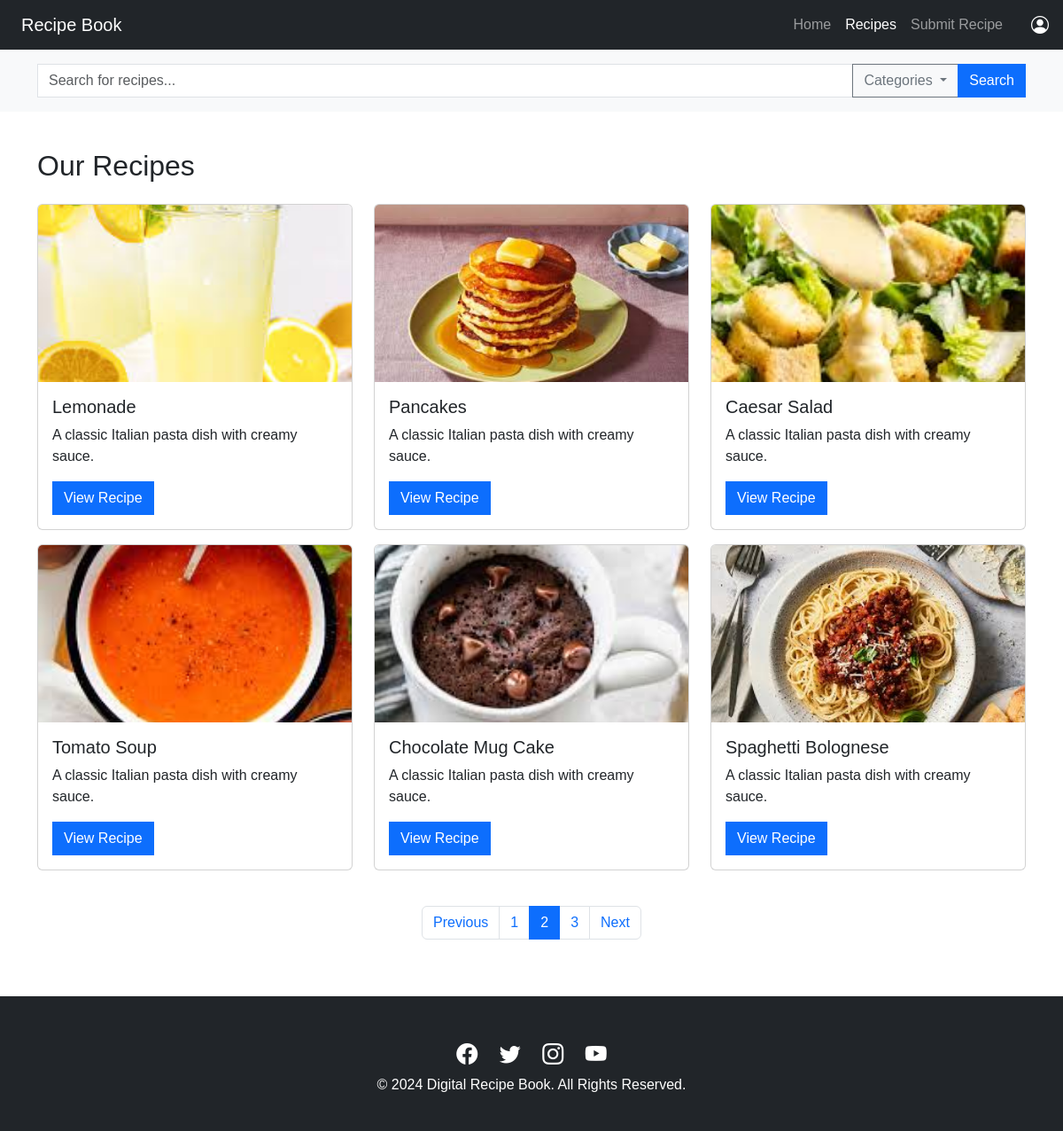
Screenshot of /recipies.php?page=2 with the database file from the repository.
### tables this page shows
CREATE TABLE `recipe` (
  `recipeId` int NOT NULL AUTO_INCREMENT,
  `recipeName` varchar(100) NOT NULL,
  `user_username` varchar(45) NOT NULL,
  `status` varchar(45) NOT NULL,
  PRIMARY KEY (`recipeId`),
  KEY `fk_recipe_user1_idx` (`user_username`),
  CONSTRAINT `fk_recipe_user1` FOREIGN KEY (`user_username`) REFERENCES `user` (`username`)
);

### connection.php (called while the page is built, shortened)
<?php
class Database{
    public static $connection;
    public static function setUpConnection(){
        if (!isset(Database::$connection)) {
            Database::$connection = new mysqli("localhost", "root", "1234", "recipebook", "3306");
        }
    }
    public static function search($q){
        $resultset = Database::$connection->query($q);
        return $resultset;
    }
}
?>

### recipies.php (the view, shortened to what this page needs)
<!DOCTYPE html>
<html lang="en">
<head>
    <link rel="stylesheet" href="https://cdn.jsdelivr.net/npm/bootstrap@5.3.0/dist/css/bootstrap.min.css">
    <link href="https://cdn.jsdelivr.net/npm/bootstrap-icons/font/bootstrap-icons.css" rel="stylesheet">
</head>
<body>
    <div class="col-12 m-0" style="position: fixed; top: 0; left: 0; width: 100%; z-index: 9999;">
        <?php include 'header.php'; ?>
    </div>
    <?php
    if (isset($_GET["page"])) {
        $pageno = $_GET["page"];
    } else {
        $pageno = 1;
    }
    $showText = "Our Recipes";
    $query = "SELECT recipe.recipeId, recipe.recipeName, MAX(recipepic.recipePicture) AS recipePicture FROM recipe INNER JOIN recipepic ON recipepic.recipe_recipeId = recipe.recipeId";
    $query .= " GROUP BY recipe.recipeId, recipe.recipeName";
    ?>
    <section id="recipes" class="py-5">
        <div class="container hero">
            <h2 class="mb-4"><?php echo $showText; ?></h2>
            <div class="row">
                <?php
                $recipe_rs = Database::search($query . " ORDER BY recipe.recipeId DESC LIMIT 7 OFFSET " . ($pageno - 1) * 6 . "");
                $recipe_num = $recipe_rs->num_rows;
                if ($recipe_num == 7) {
                    $have_more_pages = 1;
                    $recipe_num = 6;
                } else {
                    $have_more_pages = 0;
                }
                for ($x = 0; $x < $recipe_num; $x++) {
                    $recipe_data = $recipe_rs->fetch_assoc();
                ?>
                    <div class="col-md-4 mb-3">
                        <div class="card recipe-card">
                            <?php
                            if ($recipe_data["recipePicture"] == "") {
                            ?>
                                <img src="resource/recipeImg/image5.jpg" class="card-img-top" alt="Recipe">
                            <?php
                            } else {
                            ?>
                                <img src="<?php echo $recipe_data["recipePicture"] ?>" class="card-img-top" alt="Recipe">
                            <?php
                            }
                            ?>
                            <div class="card-body">
                                <h5 class="card-title"><?php echo $recipe_data["recipeName"] ?></h5>
                                <p class="card-text">A classic Italian pasta dish with creamy sauce.</p>
                                <a href='<?php echo "singleRecipe.php?id=" . $recipe_data["recipeId"]; ?>' class="btn btn-primary">View Recipe</a>
                            </div>
                        </div>
                    </div>
                <?php
                }
                ?>
            </div>
            <nav class="mt-4">
                <ul class="pagination justify-content-center">
                    <?php
                    if ($pageno == 1 && $have_more_pages == 1) {
                    ?>
                        <li class="page-item disabled">
                            <a class="page-link" href="#" tabindex="-1" aria-disabled="true">Previous</a>
                        </li>
                        <li class="page-item active" aria-current="page">
                            <a class="page-link" href="#">1</a>
                        </li>
                        <li class="page-item"><a class="page-link" href="#">2</a></li>
                        <li class="page-item">
                            <?php
                            if (isset($_GET["category"]) && !isset($_GET["search"])) {
                            ?>
                                <a class="page-link" href="recipies.php?page=<?php echo $pageno + 1; ?>&category=<?php echo $category; ?>">Next</a>
                            <?php
                            }
                            if (!isset($_GET["category"]) && isset($_GET["search"])) {
                            ?>
                                <a class="page-link" href="recipies.php?page=<?php echo $pageno + 1; ?>&search=<?php echo $search; ?>">Next</a>
                            <?php
                            }
                            if (isset($_GET["category"]) && isset($_GET["search"])) {
                            ?>
                                <a class="page-link" href="recipies.php?page=<?php echo $pageno + 1; ?>&category=<?php echo $category; ?>&search=<?php echo $search; ?>">Next</a>
                            <?php
                            }
                            if (!isset($_GET["category"]) && !isset($_GET["search"])) {
                            ?>
                                <a class="page-link" href="recipies.php?page=<?php echo $pageno + 1; ?>">Next</a>
                            <?php
                            }
                            ?>
                        </li>
                    <?php
                    } else if ($pageno != 1 && $have_more_pages == 1) {
                    ?>
                        <li class="page-item">
                            <?php
                            if (!isset($_GET["category"]) && !isset($_GET["search"])) {
                            ?>
                                <a class="page-link" href="recipies.php?page=<?php echo $pageno - 1; ?>">Previous</a>
                            <?php
                            }
                            ?>
                        </li>
                        <li class="page-item" aria-current="page">
                            <a class="page-link" href="#"><?php echo $pageno - 1 ?></a>
                        </li>
                        <li class="page-item active"><a class="page-link" href="#"><?php echo $pageno ?></a></li>
                        <li class="page-item"><a class="page-link" href="#"><?php echo $pageno + 1 ?></a></li>
                        <li class="page-item">
                            <?php
                            if (!isset($_GET["category"]) && !isset($_GET["search"])) {
                            ?>
                                <a class="page-link" href="recipies.php?page=<?php echo $pageno + 1; ?>">Next</a>
                            <?php
                            }
                            ?>
                        </li>
                    <?php
                    } else if ($pageno != 1 && $have_more_pages == 0) {
                    ?>
                        <li class="page-item">
                            <?php
                            if (isset($_GET["category"]) && !isset($_GET["search"])) {
                            ?>
                                <a class="page-link" href="recipies.php?page=<?php echo $pageno - 1; ?>&category=<?php echo $category; ?>">Previous</a>
                            <?php
                            }
                            if (!isset($_GET["category"]) && isset($_GET["search"])) {
                            ?>
                                <a class="page-link" href="recipies.php?page=<?php echo $pageno - 1; ?>&search=<?php echo $search; ?>">Previous</a>
                            <?php
                            }
                            if (isset($_GET["category"]) && isset($_GET["search"])) {
                            ?>
                                <a class="page-link" href="recipies.php?page=<?php echo $pageno - 1; ?>&category=<?php echo $category; ?>&search=<?php echo $search; ?>">Previous</a>
                            <?php
                            }
                            if (!isset($_GET["category"]) && !isset($_GET["search"])) {
                            ?>
                                <a class="page-link" href="recipies.php?page=<?php echo $pageno - 1; ?>">Previous</a>
                            <?php
                            }
                            ?>
                        </li>
                        <li class="page-item " aria-current="page">
                            <a class="page-link" href="#"><?php echo $pageno - 1 ?></a>
                        </li>
                        <li class="page-item active"><a class="page-link" href="#"><?php echo $pageno ?></a></li>
                        <li class="page-item disabled">
                            <a class="page-link" href="#" tabindex="-1" aria-disabled="true">Next</a>
                        </li>
                    <?php
                    }
                    ?>
                </ul>
            </nav>
        </div>
    </section>
    <?php include "footer01.php" ?>
</body>
</html>

### footer.css (style rules this page uses)
body { font-family: Arial, sans-serif; }
.form-control, .btn { border-radius: 0; }

### recipies.php (style rules this page uses)
body { font-family: Arial, sans-serif; }
.recipe-card img { height: 200px; object-fit: cover; }
.hero { padding-top: 120px; }

### header.php (style rules this page uses)
body { font-family: Arial, sans-serif; }

### rows the page displays
recipe: shows a picture, recipeName "Lemonade"
recipe: shows a picture, recipeName "Pancakes"
recipe: shows a picture, recipeName "Caesar Salad"
recipe: shows a picture, recipeName "Tomato Soup"
recipe: shows a picture, recipeName "Chocolate Mug Cake"
recipe: shows a picture, recipeName "Spaghetti Bolognese"

### other values shown
$showText "Our Recipes"
$pageno - 1 "1"
$pageno "2"
$pageno + 1 "3"
